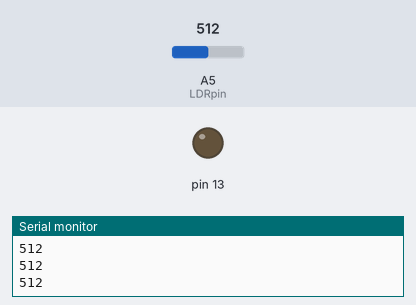
This sketch was run on a simulated Arduino Uno, built with avr-gcc and run on an emulated ATmega328P. Parts: output pins drawn as LEDs (lit = HIGH), the last lines printed to the serial monitor. The test bench sets the inputs (shaded band); at power-on: A5 (LDRpin) = 512.

Above: at 1.2 s.
1.3 s: A5 (LDRpin) set to 983
2.8 s: A5 (LDRpin) set to 1012
At 3.5 s:
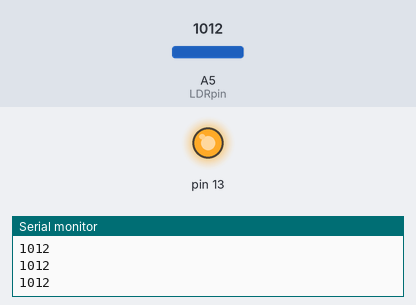
4.3 s: A5 (LDRpin) set to 990
At 4.8 s:
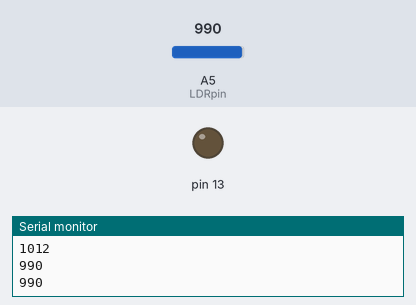
5.9 s: A5 (LDRpin) set to 1010
At 7.3 s:
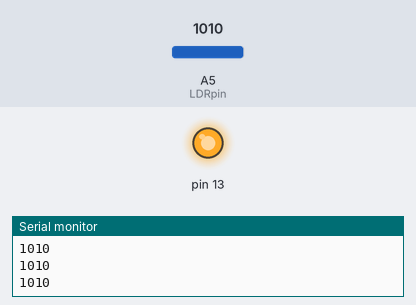
Timing chart, 0 to 8.5 s (numbered marks = the images above; inputs shaded):
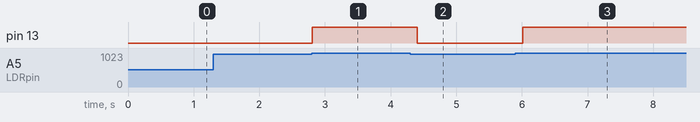

Measured:
- the behaviour switches between 999 and 1000 on A5 (LDRpin) (found by bisection; images 0 and 1)
- after the input at 2.8 s, pin 13: LOW → HIGH at once
- after the input at 4.3 s, pin 13: HIGH → LOW after 0.11 s
- after the input at 5.9 s, pin 13: LOW → HIGH after 0.11 s

The sketch:

LDR_Torch.ino
```cpp
/*
 * here connect led to pin 13
 * connect 1 terminal of LDR to A5

 * here whenever you will flash on LDR , LED will glow
 */

#define LDRpin A5 // pin where we connected the LDR and the resistor
int LDRValue = 0;     // result of reading the analog pin

void setup()
{
  Serial.begin(9600); // sets serial port for communication
  pinMode(13,OUTPUT);
}
void loop()
 {
  LDRValue = analogRead(LDRpin); // read the value from the LDR
Serial.println(LDRValue);      // print the value to the serial port
  if(LDRValue>=1000)
  {
 digitalWrite(13,HIGH);
 delay(100);
  }
  else
  {
 digitalWrite(13,LOW);
 delay(100);
  }
  delay(100);                    // wait a little
}
```
